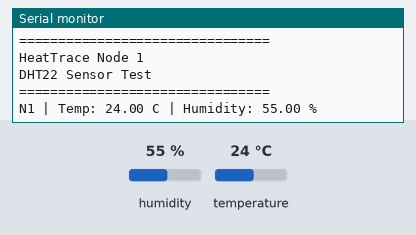
This sketch was run on a simulated Arduino Uno, built with avr-gcc and run on an emulated ATmega328P. Shown: the last lines printed to the serial monitor. The inputs (shaded band) are chosen by the test bench; at power-on: humidity 55 %, temperature 24 °C.

Above: at 2.2 s.
2.3 s: humidity set to 22 %
At 3.7 s:
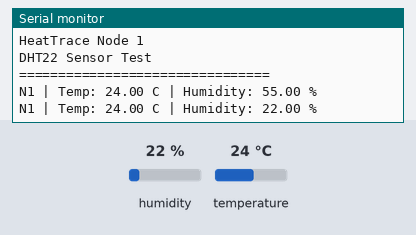
5.0 s: temperature set to 12 °C
At 5.5 s:
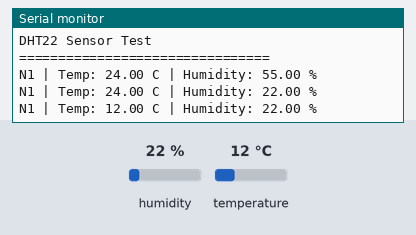
7.7 s: humidity set to 40 %
At 10.2 s:
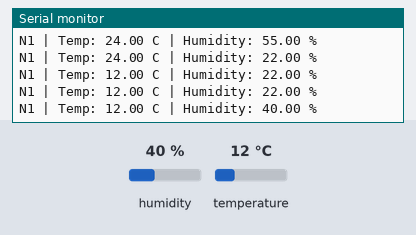
Timing chart, 0 to 11.7 s (numbered marks = the images above; inputs shaded):
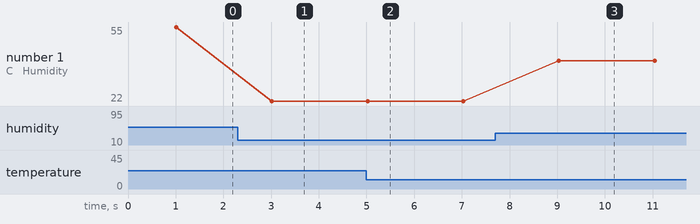

The sketch:

node_single_sensor.ino
```cpp
#include <DHT.h>

#define DHT_PIN 15
#define DHT_TYPE DHT22

DHT dht(DHT_PIN, DHT_TYPE);

void setup() {
  Serial.begin(115200);
  delay(1000);

  Serial.println();
  Serial.println("================================");
  Serial.println("HeatTrace Node 1");
  Serial.println("DHT22 Sensor Test");
  Serial.println("================================");

  dht.begin();
}

void loop() {
  float humidity = dht.readHumidity();
  float temperature = dht.readTemperature();

  if (isnan(humidity) || isnan(temperature)) {
    Serial.println("N1 | DHT22 read failed");
  } else {
    Serial.print("N1 | Temp: ");
    Serial.print(temperature, 2);
    Serial.print(" C | Humidity: ");
    Serial.print(humidity, 2);
    Serial.println(" %");
  }

  delay(2000);
}
```

Measured:
- after the input at 2.3 s, the serial monitor: prints a new line after 0.72 s (image 1)
- after the input at 5.0 s, the serial monitor: prints a new line at once (image 2)
- after the input at 7.7 s, the serial monitor: prints a new line after 1.3 s (image 3)
- plotted number 1: 22 → 40 after the input at 7.7 s
